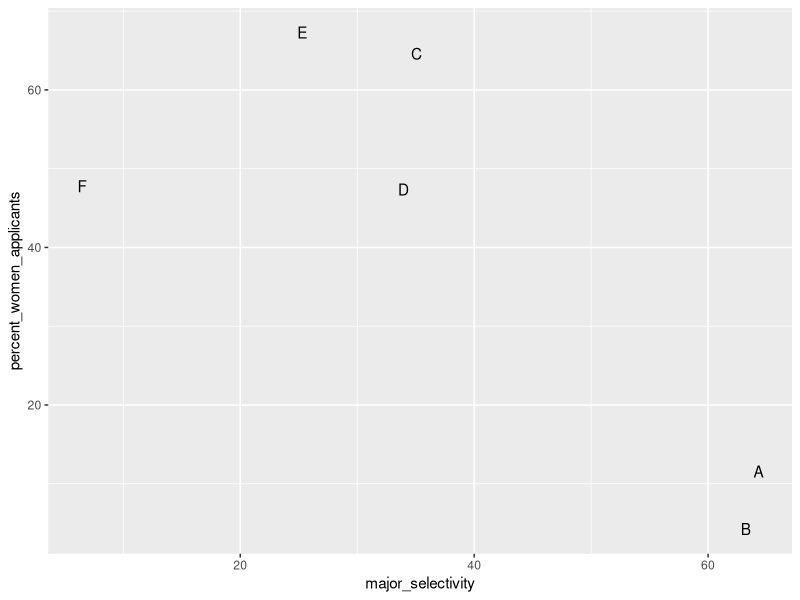
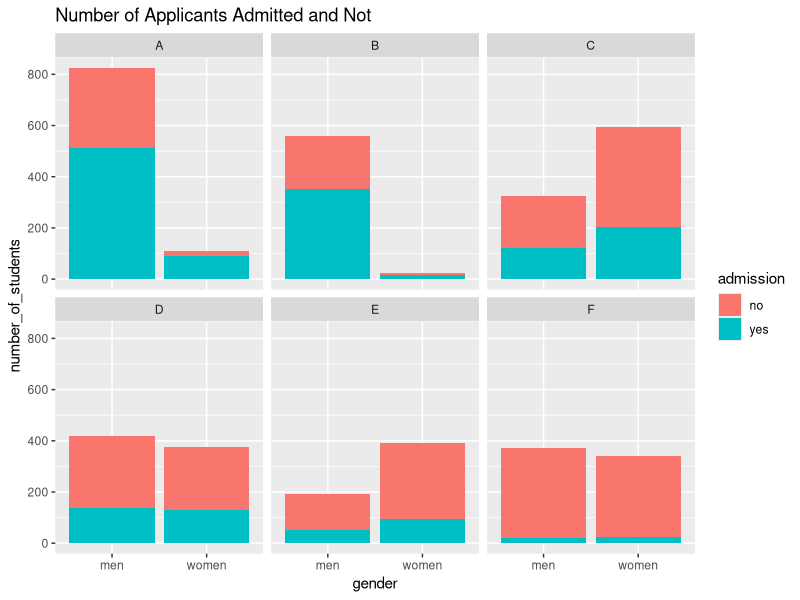
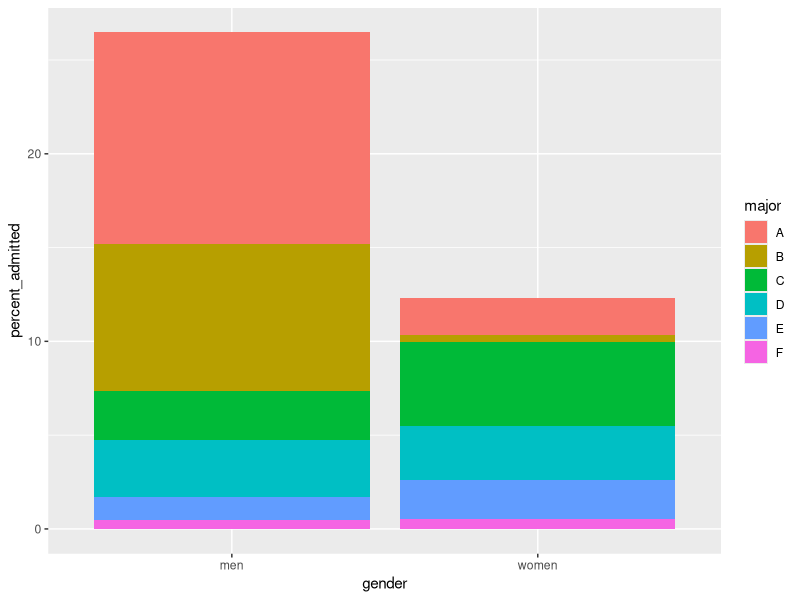
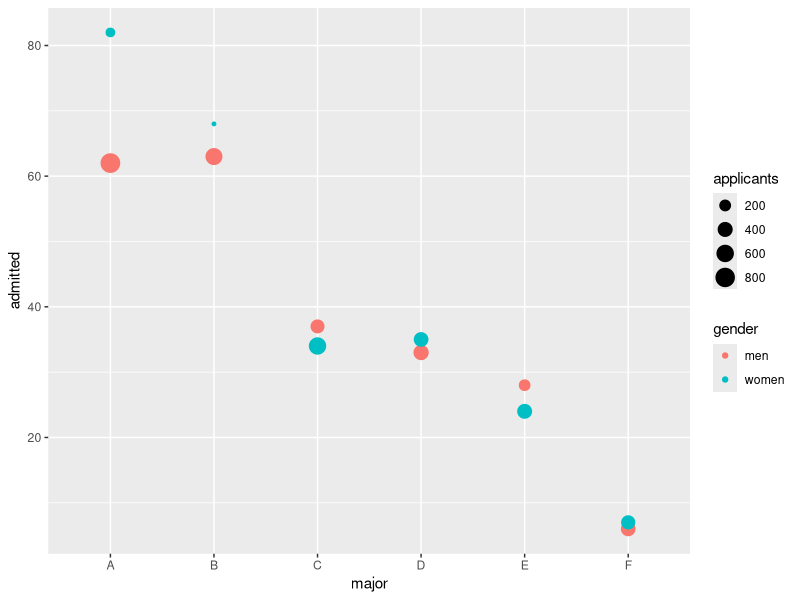
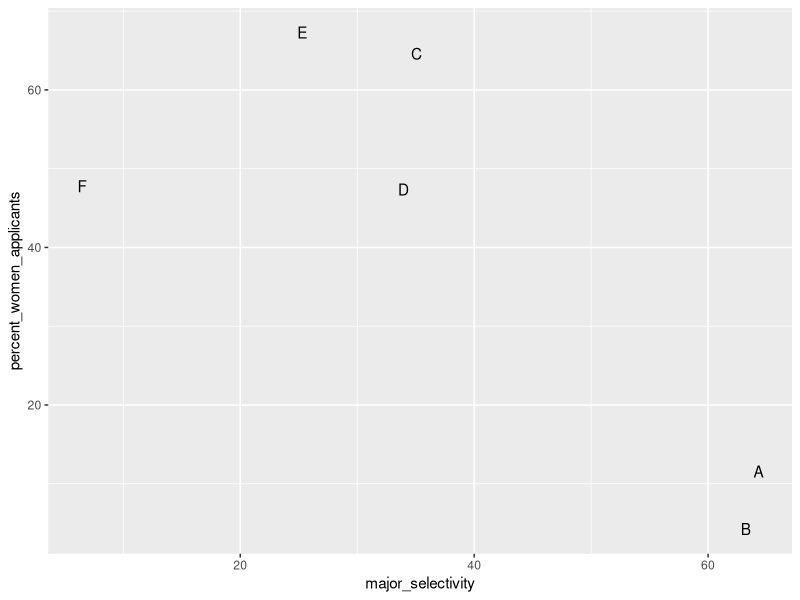
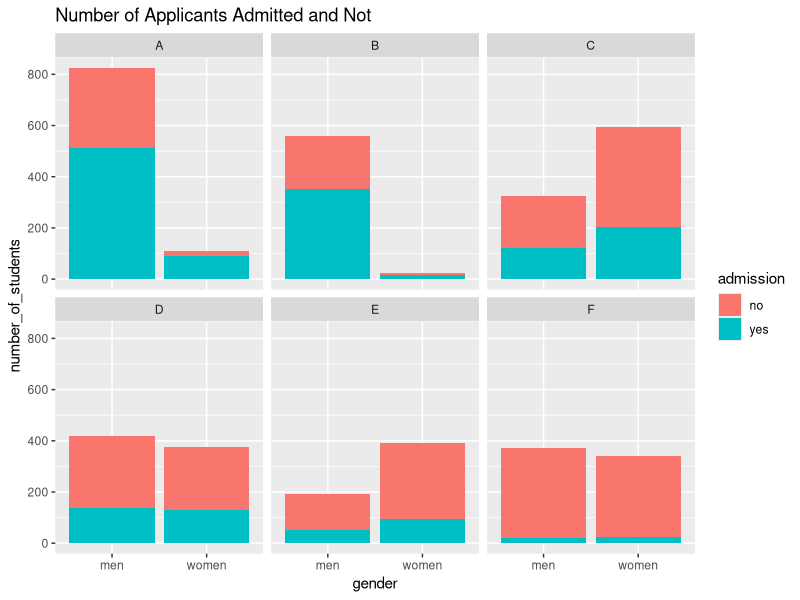
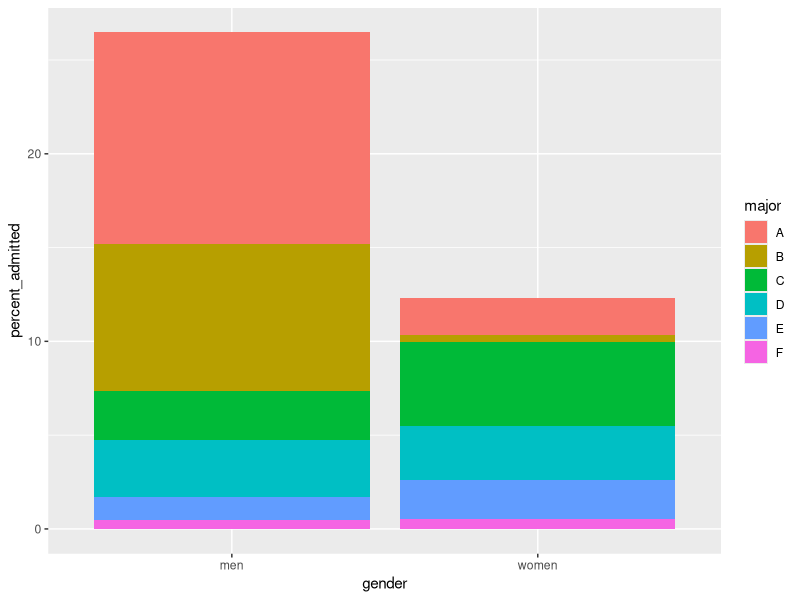
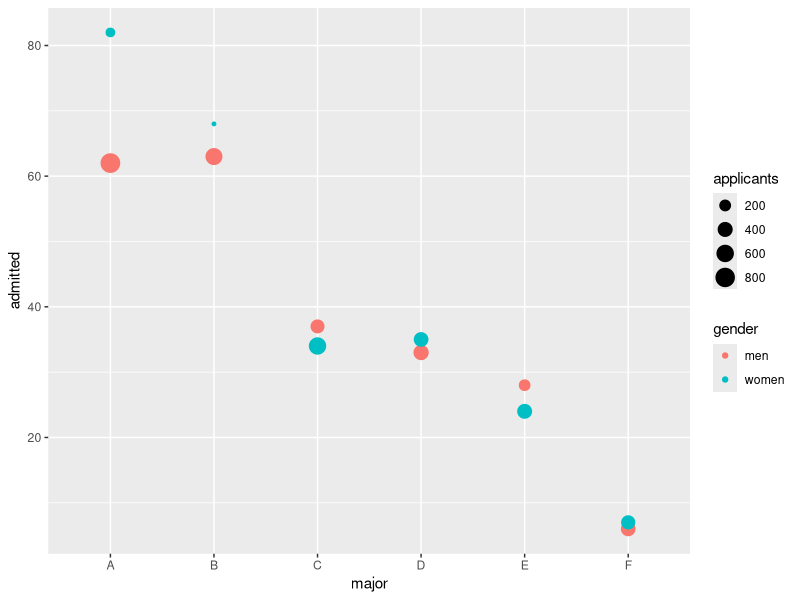

Write the R code that produced these figures, in order.
# UC-Berkeley admission data
if(!require(tidyverse)) install.packages("tidyverse", repos = "http://cran.us.r-project.org")
if(!require(dslabs)) install.packages("dslabs", repos = "http://cran.us.r-project.org")
if(!require(broom)) install.packages("broom", repos = "http://cran.us.r-project.org")

if(!require(knitr)) install.packages("knitr", repos = "http://cran.us.r-project.org")
if(!require(rmarkdown)) install.packages("rmarkdown", repos = "http://cran.us.r-project.org")


data(admissions)
str(admissions)
admissions
?admissions
head(admissions)

# majors
unique((admissions$major))

# Total number of admittance and applicants
totals <- admissions %>% group_by(gender) %>% summarize(admitted=sum(admitted), applicants=sum(applicants))
totals %>% summarize(total_admitted=sum(admitted), total_applicants=sum(applicants))

# percent men and women accepted
admissions %>% group_by(gender) %>% 
  summarize(percentage = round(sum(admitted*applicants)/sum(applicants),1))


# test whether gender and admission are independent
admissions %>% group_by(gender) %>% 
  summarize(total_admitted = round(sum(admitted / 100 * applicants)), 
            not_admitted = sum(applicants) - sum(total_admitted)) %>%
  select(-gender) %>% 
  do(tidy(chisq.test(.)))
# A statistical test, the chi-squared test, clearly rejects the hypothesis that gender and admissions are independent as the p value is very small.

# percent admissions by major
admissions %>% select(major, gender, admitted) %>%
  spread(gender, admitted) %>%
  mutate(women_minus_men = women - men)
# 4 majors favor women over men

## The paradox is that analyzing the totals suggest a dependence between admissions and gender.
## But when the data is grouped by major, this dependence seems to disappear.
## Clearly, Z (major) is associated with Y (females), because the more selective a major, the lower the probability that someone enters that major.

## is major selectivity associated with gender?
# plot total percent admitted to major versus percent women applicants
admissions %>% 
  group_by(major) %>% 
  summarize(major_selectivity = sum(admitted * applicants) / sum(applicants),
            percent_women_applicants = sum(applicants * (gender=="women")) /
              sum(applicants) * 100) %>%
  ggplot(aes(major_selectivity, percent_women_applicants, label = major)) +
  geom_text()
ggsave("figs/MajorSelectivity-vs-PercentWomenApplicants.png")
## The plot suggests that women were much more likely to apply to the two hard majors. Gender and major selectivity are confounded.
## Major E is much harder to enter than major B. And over 60% of applicants to major E were women, while less than 30% of the applicants of major B were women.


# plot number of applicants admitted and not
admissions %>%
  mutate(yes = round(admitted/100*applicants), no = applicants - yes) %>%
  select(-applicants, -admitted) %>%
  gather(admission, number_of_students, -c("major", "gender")) %>%
  ggplot(aes(gender, number_of_students, fill = admission)) +
  geom_bar(stat = "identity", position = "stack") +
  facet_wrap(. ~ major) + ggtitle("Number of Applicants Admitted and Not")
ggsave("figs/StratifiedMajorGroupedGender-vs-Applicants.png")


admissions %>% 
  mutate(percent_admitted = admitted * applicants/sum(applicants)) %>%
  ggplot(aes(gender, y = percent_admitted, fill = major)) +
  geom_bar(stat = "identity", position = "stack")
ggsave("figs/Gender-vs-Admitted.png")
## This breakdown lets us see that the majority of accepted men came from two majors, A and B. It also lets us see that few women apply to these two easy majors.

# condition on major and then look at differences
admissions %>% 
  ggplot(aes(major, admitted, col = gender, size = applicants)) + 
  geom_point()
ggsave("figs/Spread-Major-vs-Admitted.png")
## The size of the dot represents the number of applicants, and explains the paradox. We see large red dots and small blue dots for the easiest majors, A and B.

# average difference by major
admissions %>%  group_by(gender) %>% summarize(average = mean(admitted))
## If we first stratify by major, compute the difference, and then average, we find that the percent difference is actually quite small.
